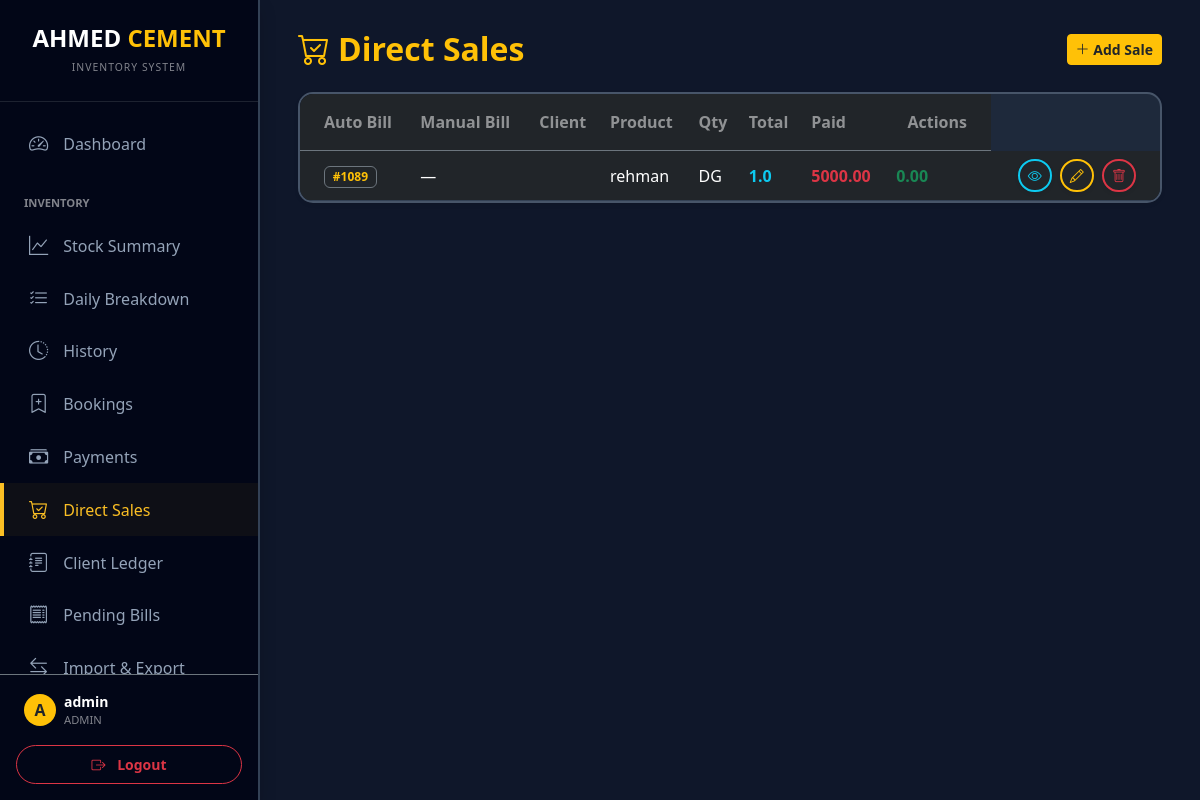
Page /direct_sales (signed in) on the committed database.
### models.py (models this page shows)
class User(UserMixin, db.Model):
    id = db.Column(db.Integer, primary_key=True)
    username = db.Column(db.String(100), unique=True, nullable=False)
    password_hash = db.Column(db.String(200), nullable=False)
    role = db.Column(db.String(20), default='user')
    can_view_stock = db.Column(db.Boolean, default=True)
    can_view_daily = db.Column(db.Boolean, default=True)
    can_view_history = db.Column(db.Boolean, default=True)
    can_import_export = db.Column(db.Boolean, default=False)
    can_manage_directory = db.Column(db.Boolean, default=False)

class DirectSale(db.Model):
    id = db.Column(db.Integer, primary_key=True)
    client_name = db.Column(db.String(100))
    amount = db.Column(db.Float)
    paid_amount = db.Column(db.Float, default=0.0)
    date_posted = db.Column(db.DateTime, default=datetime.utcnow)
    manual_bill_no = db.Column(db.String(50))
    auto_bill_no = db.Column(db.String(50))
    photo_path = db.Column(db.String(200))
    category = db.Column(db.String(50), index=True, nullable=True)
    invoice_id = db.Column(db.Integer, db.ForeignKey('invoice.id'), nullable=True)
    invoice = db.relationship('Invoice', backref='direct_sales')
    items = db.relationship('DirectSaleItem', backref='direct_sale', cascade="all, delete-orphan")

class DirectSaleItem(db.Model):
    id = db.Column(db.Integer, primary_key=True)
    sale_id = db.Column(db.Integer, db.ForeignKey('direct_sale.id'))
    product_name = db.Column(db.String(100))
    qty = db.Column(db.Float, default=0.0)
    price_at_time = db.Column(db.Float, default=0.0)

### main.py (the view)
@app.route('/direct_sales')
@login_required
def direct_sales_page():
    sales = DirectSale.query.order_by(DirectSale.date_posted.desc()).all()
    materials = Material.query.all()
    clients = Client.query.filter_by(is_active=True).all()
    categories = sorted(list({c.category for c in clients if c.category}))
    if 'Cash' not in categories:
        categories.insert(0, 'Cash')
    client_name_prefill = request.args.get('client_name', '').strip()
    counter = BillCounter.query.first()
    if not counter:
        counter = BillCounter(count=1000)
        db.session.add(counter)
        db.session.commit()
    next_auto = f"#{counter.count}"
    return render_template('direct_sales.html',
                           sales=sales,
                           materials=materials,
                           clients=clients,
                           categories=categories,
                           next_auto=next_auto,
                           client_name_prefill=client_name_prefill)

### main.py (called while the page is built)
@login_manager.user_loader
def load_user(user_id):
    return db.session.get(User, int(user_id))

### templates/direct_sales.html (shortened to what this page needs)
{% extends "layout.html" %}
{% block content %}
<div class="d-flex flex-column flex-md-row justify-content-between align-items-md-center mb-4 gap-3">
    <h2 class="fw-bold text-warning mb-0"><i class="bi bi-cart-check me-2"></i>Direct Sales</h2>
    <div class="d-flex gap-2 flex-wrap">
        <button class="btn btn-warning btn-sm text-dark fw-bold" data-bs-toggle="modal" data-bs-target="#addSaleModal">
            <i class="bi bi-plus-lg"></i> Add Sale
        </button>
    </div>
</div>
<div class="card border-0 shadow-sm" style="background: #1e293b; border: 2px solid #475569 !important; border-radius: 15px; overflow: hidden;">
    <div class="table-responsive">
        <table class="table table-dark table-hover align-middle mb-0">
            <thead style="background: #0f172a;">
                <tr>
                    <th class="fw-bold py-3 ps-4 border-bottom border-secondary text-white-50">Auto Bill</th>
                    <th class="fw-bold py-3 border-bottom border-secondary text-white-50">Manual Bill</th>
                    <th class="fw-bold py-3 border-bottom border-secondary text-white-50">Client</th>
                    <th class="fw-bold py-3 border-bottom border-secondary text-white-50">Product</th>
                    <th class="fw-bold py-3 border-bottom border-secondary text-white-50">Qty</th>
                    <th class="fw-bold py-3 border-bottom border-secondary text-white-50">Total</th>
                    <th class="fw-bold py-3 border-bottom border-secondary text-white-50">Paid</th>
                    <th class="fw-bold py-3 text-end pe-4 border-bottom border-secondary text-white-50">Actions</th>
                </tr>
            </thead>
            <tbody style="background: #1e293b;">
                {% for sale in sales %}
                <tr style="border-bottom: 1px solid #334155;">
                    <td class="ps-4">
                        <a href="/view_bill/{{ sale.auto_bill_no|replace('#', '%23') }}" class="badge bg-dark border border-secondary text-warning text-decoration-none">{{ sale.auto_bill_no }}</a>
                    </td>
                    <td class="text-white">{{ sale.manual_bill_no or '—' }}</td>
                    <td class="text-white">{{ sale.manual_bill_no }}</td>
                    <td class="text-white">{{ sale.client_name }}</td>
                    <td class="text-white">
                        {% if sale.items %}
                            {{ sale.items[0].product_name }}
                        {% else %}
                            -
                        {% endif %}
                    </td>
                    <td class="text-info fw-bold">
                        {% if sale.items %}
                            {{ sale.items[0].qty }}
                        {% else %}
                            0
                        {% endif %}
                    </td>
                    <td class="text-danger fw-bold">{{ currency_symbol }}{{ "%.2f"|format(sale.amount) }}</td>
                    <td class="text-success fw-bold">{{ currency_symbol }}{{ "%.2f"|format(sale.paid_amount) }}</td>
                    <td class="text-end pe-4">
                        {% if sale.invoice %}
                        <a href="/view_bill/{{ sale.invoice.invoice_no|replace('#', '%23') }}" class="btn btn-outline-info btn-sm border-2 rounded-pill shadow-sm me-1" title="View Invoice"><i class="bi bi-receipt"></i></a>
                        {% else %}
                        <a href="/view_bill/{{ sale.auto_bill_no|replace('#', '%23') }}" class="btn btn-outline-info btn-sm border-2 rounded-pill shadow-sm me-1" title="View"><i class="bi bi-eye"></i></a>
                        {% endif %}
                        <button type="button" class="btn btn-outline-warning btn-sm border-2 rounded-pill shadow-sm me-1" data-bs-toggle="modal" data-bs-target="#editSaleModal{{ sale.id }}" title="Edit">
                            <i class="bi bi-pencil"></i>
                        </button>
                        <a href="/delete_bill/Sale/{{ sale.id }}" class="btn btn-outline-danger btn-sm border-2 rounded-pill shadow-sm" onclick="return confirm('Delete sale?')"><i class="bi bi-trash"></i></a>
                    </td>
                </tr>
                {% endfor %}
            </tbody>
        </table>
    </div>
</div>
{% endblock %}

### templates/layout.html (shortened to what this page needs)
<!DOCTYPE html>
<html lang="en">
<head>
    <link href="https://cdn.jsdelivr.net/npm/bootstrap@5.3.0/dist/css/bootstrap.min.css" rel="stylesheet">
    <link rel="stylesheet" href="https://cdn.jsdelivr.net/npm/bootstrap-icons@1.10.0/font/bootstrap-icons.css">
    <link rel="stylesheet" href="https://cdn.jsdelivr.net/npm/flatpickr/dist/flatpickr.min.css">
    <link rel="stylesheet" href="https://cdn.jsdelivr.net/npm/flatpickr/dist/themes/dark.css">
</head>
<body>
{% if current_user.is_authenticated %}
    <div class="sidebar shadow" id="sidebar">
        <div class="p-4 text-center border-bottom border-secondary border-opacity-25">
            <h4 class="fw-bold text-white mb-0">AHMED <span class="text-warning">CEMENT</span></h4>
            <small class="text-white-50 text-uppercase" style="font-size: 0.65rem; letter-spacing: 1px;">Inventory System</small>
        </div>
        <div class="sidebar-nav-container">
            <nav class="py-3">
                <a href="/" class="nav-link {{ 'active' if request.path == '/' }}" onclick="closeSidebar()">
                    <i class="bi bi-speedometer2"></i> Dashboard
                </a>
                <div class="text-white-50 small fw-bold px-4 mt-4 mb-2 text-uppercase" style="font-size: 0.7rem;">Inventory</div>
                {% if current_user.can_view_stock or current_user.role == 'admin' %}
                <a href="/stock_summary" class="nav-link {{ 'active' if request.path == '/stock_summary' }}" onclick="closeSidebar()">
                    <i class="bi bi-graph-up"></i> Stock Summary
                </a>
                {% endif %}
                {% if current_user.can_view_daily or current_user.role == 'admin' %}
                <a href="/daily_transactions" class="nav-link {{ 'active' if request.path == '/daily_transactions' }}" onclick="closeSidebar()">
                    <i class="bi bi-list-check"></i> Daily Breakdown
                </a>
                {% endif %}
                {% if current_user.can_view_history or current_user.role == 'admin' %}
                <a href="/tracking" class="nav-link {{ 'active' if request.path == '/tracking' }}" onclick="closeSidebar()">
                    <i class="bi bi-clock-history"></i> History
                </a>
                <a href="/bookings" class="nav-link {{ 'active' if request.path == '/bookings' }}" onclick="closeSidebar()">
                    <i class="bi bi-bookmark-plus"></i> Bookings
                </a>
                <a href="/payments" class="nav-link {{ 'active' if request.path == '/payments' }}" onclick="closeSidebar()">
                    <i class="bi bi-cash-stack"></i> Payments
                </a>
                <a href="/direct_sales" class="nav-link {{ 'active' if request.path == '/direct_sales' }}" onclick="closeSidebar()">
                    <i class="bi bi-cart-check"></i> Direct Sales
                </a>
                <a href="/clients" class="nav-link {{ 'active' if request.path.startswith('/ledger') or request.path == '/clients' }}" onclick="closeSidebar()">
                    <i class="bi bi-journal-text"></i> Client Ledger
                </a>
                {% endif %}
                <a href="/pending_bills" class="nav-link {{ 'active' if request.path == '/pending_bills' }}" onclick="closeSidebar()">
                    <i class="bi bi-receipt"></i> Pending Bills
                </a>
                {% if current_user.can_import_export or current_user.role == 'admin' %}
                <a href="/import_export" class="nav-link {{ 'active' if request.path == '/import_export' }}" onclick="closeSidebar()">
                    <i class="bi bi-arrow-left-right"></i> Import & Export
                </a>
                {% endif %}
            </nav>
        </div>
        <div class="p-3 border-top border-secondary">
            <div class="d-flex align-items-center mb-3 px-2">
                <div class="bg-warning rounded-circle me-2 d-flex align-items-center justify-content-center text-dark fw-bold" style="width: 32px; height: 32px; flex-shrink: 0;">
                    {{ current_user.username[0]|upper }}
                </div>
                <div class="overflow-hidden">
                    <div class="text-white fw-bold small text-truncate">{{ current_user.username }}</div>
                    <div class="text-white-50 x-small" style="font-size: 0.7rem;">{{ current_user.role|upper }}</div>
                </div>
            </div>
            <a href="/logout" class="btn btn-outline-danger w-100 btn-sm fw-bold py-2 rounded-pill">
                <i class="bi bi-box-arrow-right me-2"></i> Logout
            </a>
        </div>
    </div>
{% endif %}
<div class="main-content {{ 'ms-0' if not current_user.is_authenticated }}">
    <div class="container-fluid px-0 px-sm-2">
        {% block content %}{% endblock %}
    </div>
</div>
</body>
</html>

### templates/layout.html (style rules this page uses)
:root { --sidebar-width: 260px; --bg-dark: #0f172a; --card-bg: #1e293b; --accent: #fbbf24; --sidebar-bg: #020617; }
body { background-color: var(--bg-dark); color: #f8fafc; font-family: 'Segoe UI', Roboto, Helvetica, Arial, sans-serif; overflow-x: hidden; margin: 0; }
.sidebar { width: var(--sidebar-width); height: 100vh; position: fixed; background: var(--sidebar-bg); border-right: 2px solid #334155; transition: all 0.3s; z-index: 1050; left: 0; top: 0; display: flex; flex-direction: column; }
.sidebar-nav-container { flex-grow: 1; overflow-y: auto; scrollbar-width: thin; scrollbar-color: #334155 transparent; }
.main-content { margin-left: var(--sidebar-width); padding: 30px; min-height: 100vh; transition: all 0.3s; }
.nav-link { color: #94a3b8; padding: 12px 25px; display: flex; align-items: center; font-weight: 500; border-left: 4px solid transparent; transition: 0.2s; text-decoration: none; }
.nav-link:hover, .nav-link.active { color: var(--accent); background: rgba(251, 191, 36, 0.05); border-left: 4px solid var(--accent); }
.nav-link i { font-size: 1.2rem; margin-right: 15px; }

### rows in the picture
User: username "A", username "admin", role "ADMIN"
DirectSale: auto_bill_no "#1089", manual_bill_no "—", client_name "rehman", product_name "DG", qty "1.0", amount "5000.00", paid_amount "0.00"
